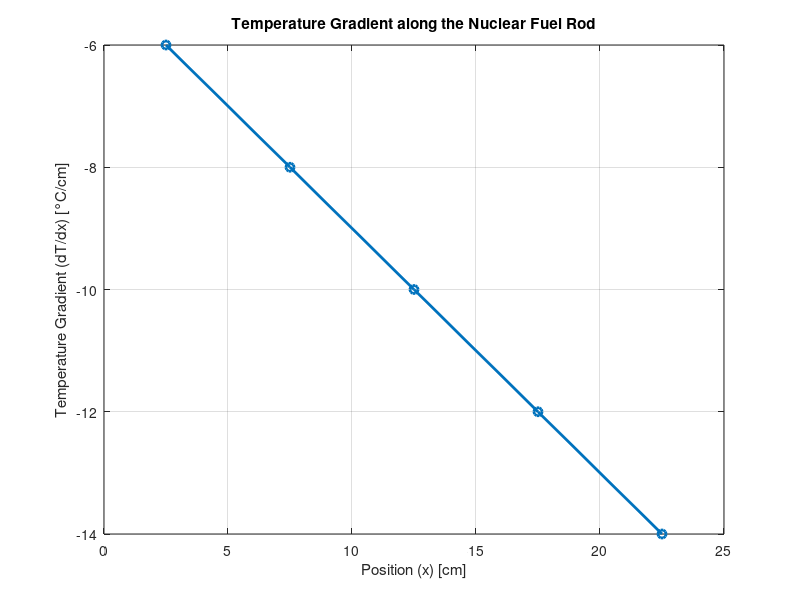

The MATLAB script that drew this image:
% Data: Position and Temperature
x = [0, 5, 10, 15, 20, 25];   % Position in cm
T = [600, 570, 530, 480, 420, 350];  % Temperature in °C

% 1. Construct Forward and Backward Finite Difference Tables

% Forward differences
n = length(x);  % Number of data points
forward_diff = zeros(n, n);  % Initialize forward difference table
forward_diff(:,1) = T';  % First column is the temperature data

for j = 2:n
    for i = 1:n-j+1
        forward_diff(i,j) = forward_diff(i+1,j-1) - forward_diff(i,j-1);
    end
end

% Backward differences
backward_diff = zeros(n, n);  % Initialize backward difference table
backward_diff(:,1) = T';  % First column is the temperature data

for j = 2:n
    for i = n:-1:j
        backward_diff(i,j) = backward_diff(i-1,j-1) - backward_diff(i,j-1);
    end
end

% Display the tables
disp('Forward Difference Table:');
disp(forward_diff);
disp('Backward Difference Table:');
disp(backward_diff);

% 2. Use Newton's Forward and Backward Difference Formulas to Calculate Gradients

% (a) Initial temperature gradient (dT/dx) at x = 0 cm (using Forward difference)
dT_dx_0 = forward_diff(1,2) / (x(2) - x(1));  % Using forward difference formula
disp(['Initial Temperature Gradient at x = 0 cm: ', num2str(dT_dx_0), ' °C/cm']);

% (b) Temperature gradient at x = 15 cm (using Backward difference)
dT_dx_15 = backward_diff(4,2) / (x(5) - x(4));  % Using backward difference formula
disp(['Temperature Gradient at x = 15 cm: ', num2str(dT_dx_15), ' °C/cm']);

% 3. Plot the Temperature Gradient (dT/dx) along the rod length

% Calculate the temperature gradient at each point using forward differences
gradient_forward = diff(T) ./ diff(x);  % Forward gradient (dT/dx)

% Create a vector for positions of the gradients
x_gradient = x(1:end-1) + diff(x)/2;  % Midpoints for gradient plotting

% Plot the temperature gradient
figure;
plot(x_gradient, gradient_forward, '-o', 'LineWidth', 2);
xlabel('Position (x) [cm]');
ylabel('Temperature Gradient (dT/dx) [°C/cm]');
title('Temperature Gradient along the Nuclear Fuel Rod');
grid on;